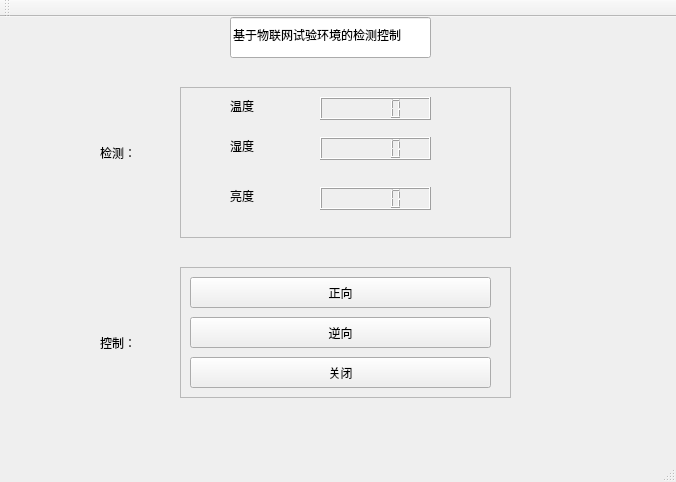
<?xml version="1.0" encoding="UTF-8"?>
<ui version="4.0">
 <class>MainWindow</class>
 <widget class="QMainWindow" name="MainWindow">
  <property name="geometry">
   <rect>
    <x>0</x>
    <y>0</y>
    <width>676</width>
    <height>482</height>
   </rect>
  </property>
  <property name="windowTitle">
   <string>MainWindow</string>
  </property>
  <widget class="QWidget" name="centralWidget">
   <widget class="QFrame" name="frame_2">
    <property name="geometry">
     <rect>
      <x>180</x>
      <y>250</y>
      <width>331</width>
      <height>131</height>
     </rect>
    </property>
    <property name="frameShape">
     <enum>QFrame::StyledPanel</enum>
    </property>
    <property name="frameShadow">
     <enum>QFrame::Raised</enum>
    </property>
    <widget class="QPushButton" name="btn_motor_f">
     <property name="geometry">
      <rect>
       <x>10</x>
       <y>10</y>
       <width>301</width>
       <height>31</height>
      </rect>
     </property>
     <property name="text">
      <string>正向</string>
     </property>
    </widget>
    <widget class="QPushButton" name="btn_motor_b">
     <property name="geometry">
      <rect>
       <x>10</x>
       <y>50</y>
       <width>301</width>
       <height>31</height>
      </rect>
     </property>
     <property name="text">
      <string>逆向</string>
     </property>
    </widget>
    <widget class="QPushButton" name="btn_motor_stop">
     <property name="geometry">
      <rect>
       <x>10</x>
       <y>90</y>
       <width>301</width>
       <height>31</height>
      </rect>
     </property>
     <property name="text">
      <string>关闭</string>
     </property>
    </widget>
   </widget>
   <widget class="QFrame" name="frame_4">
    <property name="geometry">
     <rect>
      <x>180</x>
      <y>70</y>
      <width>331</width>
      <height>151</height>
     </rect>
    </property>
    <property name="frameShape">
     <enum>QFrame::StyledPanel</enum>
    </property>
    <property name="frameShadow">
     <enum>QFrame::Raised</enum>
    </property>
    <widget class="QLabel" name="label">
     <property name="geometry">
      <rect>
       <x>50</x>
       <y>10</y>
       <width>41</width>
       <height>17</height>
      </rect>
     </property>
     <property name="text">
      <string>温度</string>
     </property>
    </widget>
    <widget class="QLabel" name="label_2">
     <property name="geometry">
      <rect>
       <x>50</x>
       <y>50</y>
       <width>31</width>
       <height>17</height>
      </rect>
     </property>
     <property name="text">
      <string>湿度</string>
     </property>
    </widget>
    <widget class="QLCDNumber" name="lcd_temp">
     <property name="geometry">
      <rect>
       <x>140</x>
       <y>10</y>
       <width>111</width>
       <height>23</height>
      </rect>
     </property>
    </widget>
    <widget class="QLCDNumber" name="lcd_humi">
     <property name="geometry">
      <rect>
       <x>140</x>
       <y>50</y>
       <width>111</width>
       <height>23</height>
      </rect>
     </property>
    </widget>
    <widget class="QLCDNumber" name="lcd_lig">
     <property name="geometry">
      <rect>
       <x>140</x>
       <y>100</y>
       <width>111</width>
       <height>23</height>
      </rect>
     </property>
    </widget>
    <widget class="QLabel" name="label_3">
     <property name="geometry">
      <rect>
       <x>50</x>
       <y>100</y>
       <width>31</width>
       <height>17</height>
      </rect>
     </property>
     <property name="text">
      <string>亮度</string>
     </property>
    </widget>
   </widget>
   <widget class="QLineEdit" name="lineEdit">
    <property name="geometry">
     <rect>
      <x>230</x>
      <y>0</y>
      <width>201</width>
      <height>41</height>
     </rect>
    </property>
    <property name="text">
     <string>基于物联网试验环境的检测控制</string>
    </property>
    <property name="readOnly">
     <bool>true</bool>
    </property>
   </widget>
   <widget class="QLabel" name="label_10">
    <property name="geometry">
     <rect>
      <x>100</x>
      <y>310</y>
      <width>71</width>
      <height>31</height>
     </rect>
    </property>
    <property name="text">
     <string>控制：</string>
    </property>
   </widget>
   <widget class="QLabel" name="label_11">
    <property name="geometry">
     <rect>
      <x>100</x>
      <y>120</y>
      <width>71</width>
      <height>31</height>
     </rect>
    </property>
    <property name="text">
     <string>检测：</string>
    </property>
   </widget>
   <zorder>frame_2</zorder>
   <zorder>frame_4</zorder>
   <zorder>lineEdit</zorder>
   <zorder>label_10</zorder>
   <zorder>label_11</zorder>
   <zorder>btn_motor_b</zorder>
   <zorder>btn_motor_stop</zorder>
  </widget>
  <widget class="QMenuBar" name="menuBar">
   <property name="geometry">
    <rect>
     <x>0</x>
     <y>0</y>
     <width>676</width>
     <height>25</height>
    </rect>
   </property>
  </widget>
  <widget class="QToolBar" name="mainToolBar">
   <attribute name="toolBarArea">
    <enum>TopToolBarArea</enum>
   </attribute>
   <attribute name="toolBarBreak">
    <bool>false</bool>
   </attribute>
  </widget>
  <widget class="QStatusBar" name="statusBar"/>
 </widget>
 <layoutdefault spacing="6" margin="11"/>
 <resources/>
 <connections/>
</ui>
